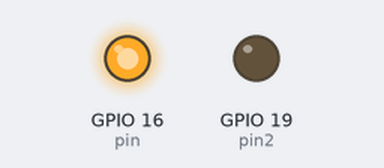
This program was run on a simulated Raspberry Pi (BCM pin numbers). Shown: output pins drawn as LEDs (lit = HIGH). At 2.0 s the program stops and its outputs stay as they are.

Above: at 0.1 s.
At 1.1 s:
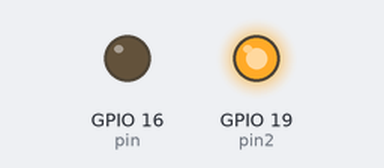
At 2.1 s:
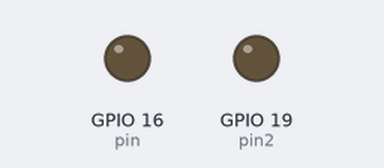
Timing chart, 0 to 3.5 s (numbered marks = the images above):
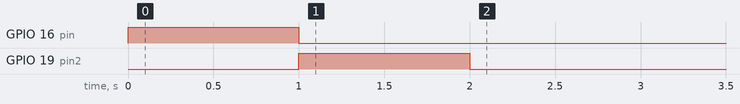

Measured:
- by itself, GPIO 16 (pin): LOW → HIGH at 0.00 s, → LOW 1.0 s later
- by itself, GPIO 19 (pin2): LOW → HIGH at 1.0 s, → LOW 1.0 s later

The program:

testPin.py
```python
import RPi.GPIO as GPIO
import time
pin = 16
pin2 = 19
GPIO.setmode(GPIO.BCM)
GPIO.setwarnings(False)
GPIO.setup(pin,GPIO.OUT)
GPIO.setup(pin2,GPIO.OUT)
GPIO.output(pin,GPIO.HIGH)
time.sleep(1)
GPIO.output(pin,GPIO.LOW)
GPIO.output(pin2,GPIO.HIGH)
time.sleep(1)
GPIO.output(pin2,GPIO.LOW)
```
